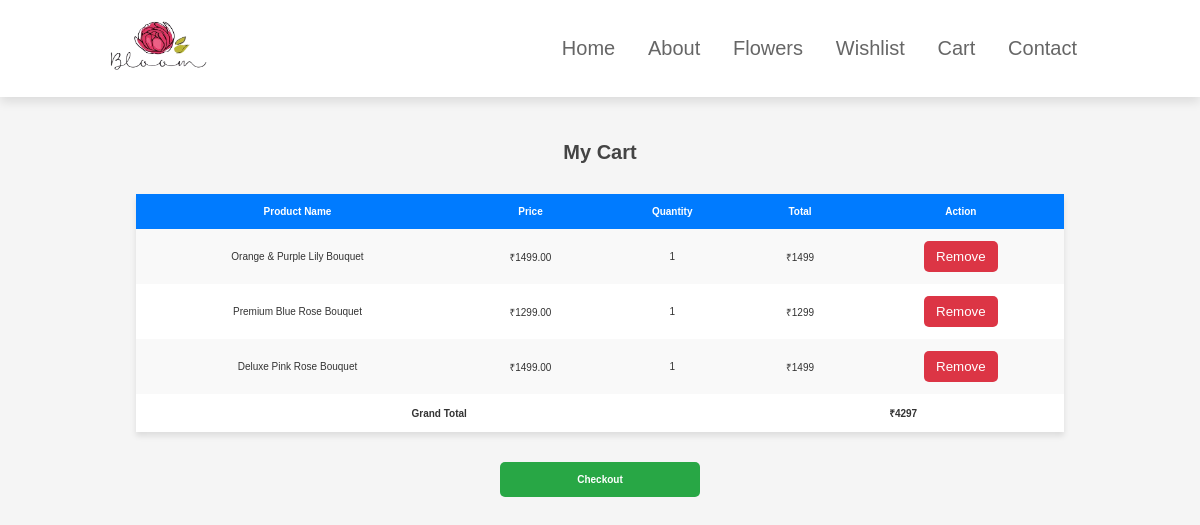
The page /php/cart.php (signed in) on the database its author committed.
### tables this page shows
CREATE TABLE `cart` (
  `id` int(11) NOT NULL,
  `user_id` int(11) NOT NULL,
  `product_id` int(11) NOT NULL,
  `product_name` varchar(255) NOT NULL,
  `product_price` decimal(10,2) NOT NULL,
  `quantity` int(11) DEFAULT 1,
  `added_at` timestamp NOT NULL DEFAULT current_timestamp()
);

### php/cart.php (the view, shortened to what this page needs)
<?php
require 'db.php';
$user_id = $_SESSION['user_id'];
$stmt = $conn->prepare("SELECT * FROM cart WHERE user_id=?");
$stmt->bind_param("i", $user_id);
$stmt->execute();
$result = $stmt->get_result();
?>
<!DOCTYPE html>
<html lang="en">
<head>
<link rel="stylesheet" href="../css/style.css">
</head>
<body>
 <header class="header">
        <a href="index.php" class="logo">
            <img src="../img/4.png" alt="Logo" style="height:50px; width:100px;">
        </a>
        <nav class="navbar">
            <a href="index.php">Home</a>
            <a href="about.html">About</a>
            <a href="bouquets.php">Flowers</a>
            <a href="./php/ wishlist.php">Wishlist</a>
            <a href="../cart.php">Cart</a>
            <a href="#contact">Contact</a>
        </nav>
    </header><br><br><br><br><br><br>
<br><br><br><br><br><h1>My Cart</h1>
<table border="1" cellpadding="10">
    <tr>
        <th>Product Name</th>
        <th>Price</th>
        <th>Quantity</th>
        <th>Total</th>
        <th>Action</th>
    </tr>
    <?php
    $grand_total = 0;
    while($row = $result->fetch_assoc()):
        $total = $row['product_price'] * $row['quantity'];
        $grand_total += $total;
    ?>
    <tr>
        <td><?= $row['product_name'] ?></td>
        <td>₹<?= $row['product_price'] ?></td>
        <td><?= $row['quantity'] ?></td>
        <td>₹<?= $total ?></td>
        <td>
            <form action="cart_remove.php" method="post" style="display:inline;">
                <button type="submit">Remove</button>
            </form>
        </td>
    </tr>
    <?php endwhile; ?>
    <tr>
        <td colspan="3"><strong>Grand Total</strong></td>
        <td colspan="2"><strong>₹<?= $grand_total ?></strong></td>
    </tr>
</table>
<a href="checkout.php">Checkout</a>
</body>
</html>

### css/style.css (style rules this page uses)
:root { --pink:#e84393; }
* { margin:0; padding:0; box-sizing: border-box; font-family: Verdana, Geneva, Tahoma, sans-serif; outline: none; border:none; text-decoration: none; text-transform: capitalize; transition: .2s linear; }
html { font-size: 62.5%; scroll-behavior: smooth; scroll-padding-top: 6rem; overflow-x: hidden; }
header { position: fixed; top: 0; left: 0; right: 0; background: #fff; padding: 2rem 9%; display: flex; align-items: center; justify-content: space-between; z-index: 1000; box-shadow: 0 .5rem 1rem rgba(0, 0, 0, .1); }
header .logo { font-size: 3rem; color: #333; font-weight: bolder; }
header .navbar a { font-size: 2rem; padding: 0 1.5rem; color: #666; }

### php/cart.php (style rules this page uses)
body { font-family: Arial, sans-serif; background-color: #f5f5f5; margin: 0; padding: 20px; color: #333; }
h1 { text-align: center; margin-bottom: 30px; color: #444; }
table { width: 80%; margin: 0 auto 30px auto; border-collapse: collapse; background-color: #fff; box-shadow: 0 4px 6px rgba(0,0,0,0.1); }
th, td { padding: 12px 15px; text-align: center; }
th { background-color: #007bff; color: #fff; font-weight: 600; }
tr:nth-child(even) { background-color: #f9f9f9; }
button { background-color: #dc3545; color: #fff; border: none; padding: 8px 12px; border-radius: 5px; cursor: pointer; transition: background-color 0.3s ease; }
a[href="checkout.php"] { display: block; width: 200px; margin: 0 auto; text-align: center; background-color: #28a745; color: #fff; text-decoration: none; padding: 12px 0; border-radius: 5px; font-weight: bold; transition: background-color 0.3s ease; }

### rows shown on the page
cart: product_name "Orange & Purple Lily Bouquet", product_price "1499.00", quantity "1", total "1499"
cart: product_name "Premium Blue Rose Bouquet", product_price "1299.00", quantity "1", total "1299"
cart: product_name "Deluxe Pink Rose Bouquet", product_price "1499.00", quantity "1", total "1499"

### other values the page prints
$grand_total "4297"
